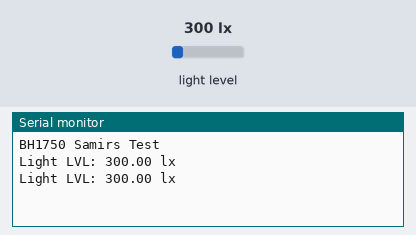
A sketch run on a simulated Arduino Uno, built with avr-gcc and run on an emulated ATmega328P. Parts: the last lines printed to the serial monitor. The test bench sets the inputs (shaded band); at power-on: light level 300 lx.

Above: at 1.8 s.
1.9 s: light level set to 40 lx
At 2.8 s:
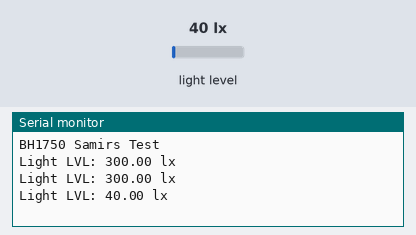
3.4 s: light level set to 500 lx
At 4.4 s:
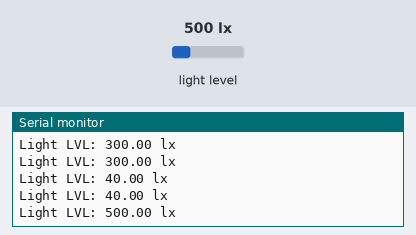
Timing chart, 0 to 6.4 s (numbered marks = the images above; inputs shaded):
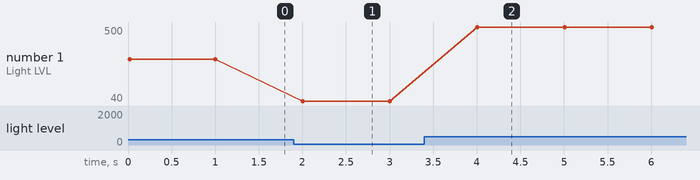

The sketch:

Lichtsensortest.ino
```cpp
#include <BH1750.h>
#include <WIRE.h>

BH1750 lightMeter;

void setup() {
  Serial.begin(9600);
  Wire.begin();
  lightMeter.begin();
  Serial.println("BH1750 Samirs Test");
}

void loop() {
  float lux = lightMeter.readLightLevel();
  Serial.print("Light LVL: ");
  Serial.print(lux);
  Serial.println(" lx");
  delay(1000);

}
```

Measured:
- after the input at 1.9 s, the serial monitor: prints a new line after 0.10 s (image 1)
- after the input at 3.4 s, the serial monitor: prints a new line after 0.61 s (image 2)
- plotted number 1: 300 → 40 after the input at 1.9 s, 40 → 500 after the input at 3.4 s
